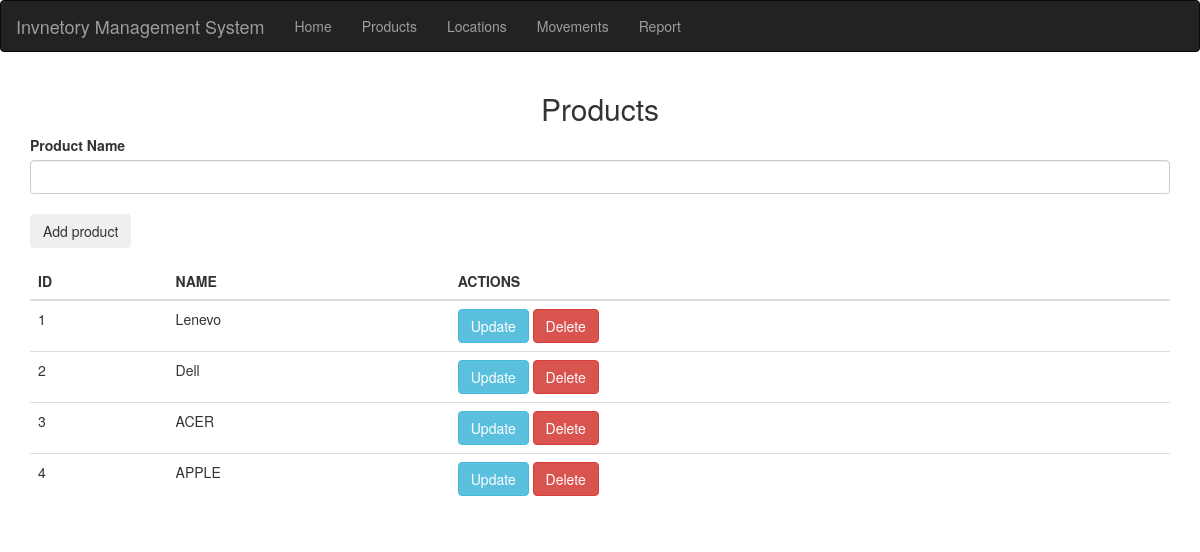
Page /products on the committed database.
### app.py (models this page shows, shortened)
class Product(db.Model):
    __tablename__ = 'product'
    id = db.Column(db.Integer,primary_key=True)
    name = db.Column(db.String(50),nullable=False)

### app.py (the view, shortened to what this page needs)
@app.route('/products',methods=["GET","POST"])
def products():
    if request.method == "GET":
        products = Product.query.all()
        return render_template('products.html',products=products)

### templates/Products.html (shortened to what this page needs)
{%extends 'base.html'%}
{% block body %}
<div class="container">
    <h2 class="text-center mt-3">
        Products
    </h2>
    <form action="/products" method="post">
        <div class="form-group">
            <label for="product-name">
                Product Name
            </label>
            <input type="text" class="form-control" name="product-name" id="product-name">
            <input type="submit" class="btn btn-outline-dark col-15 h1" value="Add product">
        </div>
    </form>
    {%if products|length < 1%}
    <h4>No Products found please start by adding products above</h4>
    {% else %}
    <table class="table">
        <thead class="thead thead-light">
            <th>
                ID
            </th>
            <th>
                NAME
            </th>
            <th>
                ACTIONS
            </th>
        </thead>
        {% for product in products %}
    <tr>
        <td>{{ product.id }}</td>
        <td>{{ product.name }}</td>
        <td>
            <a href="/products/{{ product.id }}/update" class="btn btn-info">Update</a>
            <form action="/products/{{ product.id }}/delete" method="post" style="display: inline;">
                <button type="submit" class="btn btn-danger" onclick="return confirm('Are you sure you want to delete this product?')">Delete</button>
            </form>
        </td>
    </tr>
        {% endfor %}
        {% endif %}
    </table>
</div>
{% endblock %}

### rows in the picture
Product: id "1", name "Lenevo"
Product: id "2", name "Dell"
Product: id "3", name "ACER"
Product: id "4", name "APPLE"
